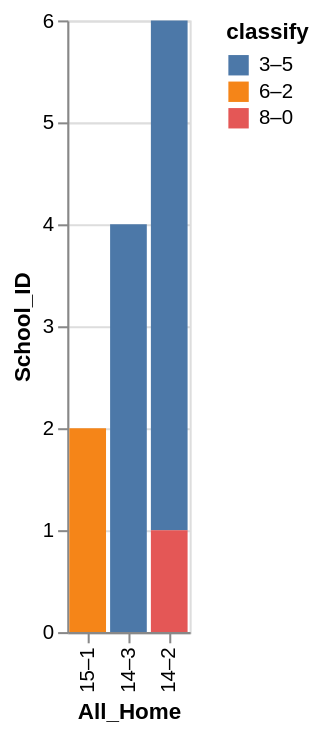

Write a Vega-Lite specification for this figure.
### Vega-Lite specification from a JSON file in a GitHub repository (floating-point values rounded to 4 significant figures)
{"data": {"values": [{"x_data": "15–1", "y_data": 0, "classify": "3–5"}, {"x_data": "14–3", "y_data": 4, "classify": "3–5"}, {"x_data": "14–2", "y_data": 5, "classify": "3–5"}, {"x_data": "15–1", "y_data": 2, "classify": "6–2"}, {"x_data": "14–3", "y_data": 0, "classify": "6–2"}, {"x_data": "14–2", "y_data": 0, "classify": "6–2"}, {"x_data": "15–1", "y_data": 0, "classify": "8–0"}, {"x_data": "14–3", "y_data": 0, "classify": "8–0"}, {"x_data": "14–2", "y_data": 1, "classify": "8–0"}]}, "mark": "bar", "encoding": {"x": {"field": "x_data", "type": "nominal", "title": "All_Home", "sort": {"op": "sum", "field": "y_data", "order": "ascending"}}, "y": {"field": "y_data", "type": "quantitative", "title": "School_ID"}, "color": {"field": "classify"}}}
